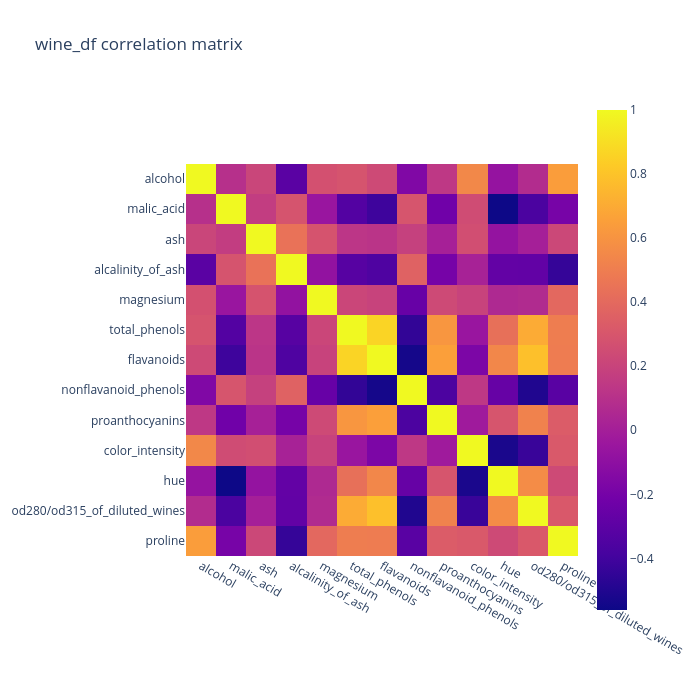

The notebook cell saved with this chart:
### Code cell
import plotly.express as px
fig = px.imshow(
    wine_df_correlation_matrix,
    x = wine_df_correlation_matrix.columns,
    y = wine_df_correlation_matrix.index,
    title= "wine_df correlation matrix",
    width=700,
    height=700
)
fig.show()

### Figure 1 — Plotly figure (JSON) as saved in the notebook; plotly's stock layout.template omitted (floating-point values rounded to 4 significant figures; data arrays with more than 128 entries replaced by an {"elided": "..."} marker saying what was removed)
{"data": [{"coloraxis": "coloraxis", "hovertemplate": "x: %{x}<br>y: %{y}<br>color: %{z}<extra></extra>", "name": "0", "type": "heatmap", "x": ["alcohol", "malic_acid", "ash", "alcalinity_of_ash", "magnesium", "total_phenols", "flavanoids", "nonflavanoid_phenols", "proanthocyanins", "color_intensity", "hue", "od280/od315_of_diluted_wines", "proline"], "xaxis": "x", "y": ["alcohol", "malic_acid", "ash", "alcalinity_of_ash", "magnesium", "total_phenols", "flavanoids", "nonflavanoid_phenols", "proanthocyanins", "color_intensity", "hue", "od280/od315_of_diluted_wines", "proline"], "yaxis": "y", "z": {"elided": "13x13 float values"}}], "layout": {"coloraxis": {"colorscale": [[0, "#0d0887"], [0.1111, "#46039f"], [0.2222, "#7201a8"], [0.3333, "#9c179e"], [0.4444, "#bd3786"], [0.5556, "#d8576b"], [0.6667, "#ed7953"], [0.7778, "#fb9f3a"], [0.8889, "#fdca26"], [1, "#f0f921"]]}, "height": 700, "title": {"text": "wine_df correlation matrix"}, "width": 700, "xaxis": {"anchor": "y", "constrain": "domain", "domain": [0, 1], "scaleanchor": "y"}, "yaxis": {"anchor": "x", "autorange": "reversed", "constrain": "domain", "domain": [0, 1]}}}
